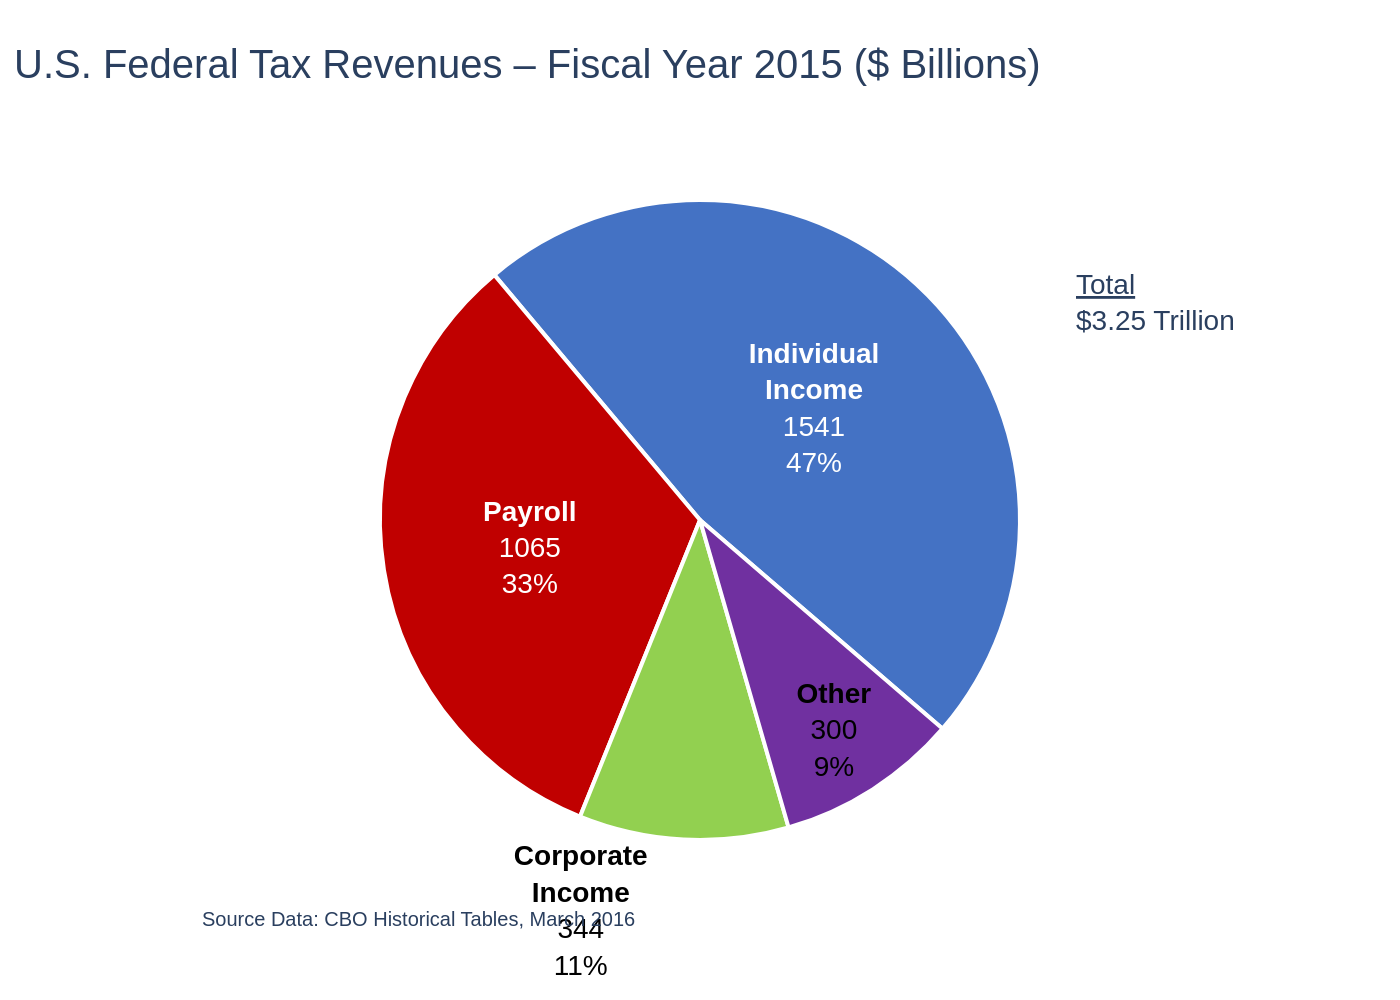

Reproduce this figure in Python.
import sys
import json
import pathlib
import plotly.graph_objects as go

# Check for command-line argument
if len(sys.argv) != 2:
    print("Usage: python create_chart.py <json_file_path>")
    sys.exit(1)

json_path = sys.argv[1]

# Ensure the JSON file exists
if not pathlib.Path(json_path).is_file():
    print(f"Error: JSON file not found at '{json_path}'")
    sys.exit(1)

# Read and parse the JSON file
with open(json_path, 'r', encoding='utf-8') as f:
    chart_data_json = json.load(f)

# Extract data from JSON
chart_data = chart_data_json.get('chart_data', [])
texts = chart_data_json.get('texts', {})
colors = chart_data_json.get('colors', [])

# Prepare data for Plotly
values = [d['value'] for d in chart_data]
pie_text = [f"<b>{d['label']}</b><br>{d['value']}<br>{d['percentage']}%" for d in chart_data]
text_colors = [d['text_color'] for d in chart_data]

# Create the pie chart trace
pie_trace = go.Pie(
    values=values,
    text=pie_text,
    marker=dict(colors=colors, line=dict(color='white', width=2)),
    hoverinfo='none',
    textinfo='text',
    textfont=dict(
        family='Arial',
        size=14,
        color=text_colors
    ),
    sort=False,
    direction='counterclockwise',
    rotation=-40
)

fig = go.Figure(data=[pie_trace])

# Combine title and subtitle
title_text = texts.get('title', '')
if texts.get('subtitle'):
    title_text += f"<br><sub>{texts['subtitle']}</sub>"

# Configure layout
fig.update_layout(
    title=dict(
        text=title_text,
        y=0.95,
        x=0.01,
        xanchor='left',
        yanchor='top',
        font=dict(family='Arial', size=20)
    ),
    showlegend=False,
    paper_bgcolor='white',
    plot_bgcolor='white',
    font=dict(family='Arial', size=12),
    margin=dict(l=40, r=40, t=100, b=80),
    annotations=[
        dict(
            text=texts.get('source', ''),
            showarrow=False,
            xref="paper",
            yref="paper",
            x=0,
            y=-0.1,
            xanchor='left',
            yanchor='top',
            align='left',
            font=dict(family='Arial', size=10)
        ),
        dict(
            text=texts.get('total_label', ''),
            showarrow=False,
            xref="paper",
            yref="paper",
            x=0.87,
            y=0.9,
            xanchor='left',
            yanchor='top',
            align='left',
            font=dict(family='Arial', size=14)
        )
    ]
)

# Determine output filename and save the image
output_filename = pathlib.Path(json_path).stem + '.png'
fig.write_image(output_filename, scale=2)

print(f"Chart saved as {output_filename}")
